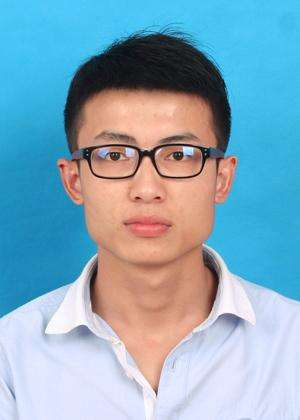
#> input picture face/img/123.jpeg, 300 x 420 px
$ python gaotongluboqi.py
#> lines starting #> are read from the running program, lines starting #| are printed output that depends on the picture
import cv2
import numpy as np

from scipy import ndimage

k_3x3 = np.array([
    [-1 , -1 , -1 ],
    [-1 , 8 , -1 ],
    [-1 , -1 , -1 ],
])
k_5x5= np.array([
    [-1, -1, -1, -1, -1],
    [-1, 1, 2, 1, -1],
    [-1, 2, 4, 2, -1],
    [-1, 1, 2, 1, -1],
    [-1, -1, -1, -1, -1],
])

img = cv2.imread('img/123.jpeg', 0)
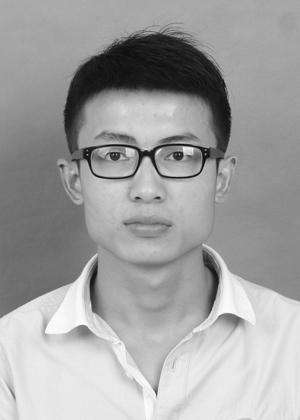
#> img: shape (420, 300); min 0, max 255, mean 161.5
k3 = ndimage.convolve(img, k_3x3)
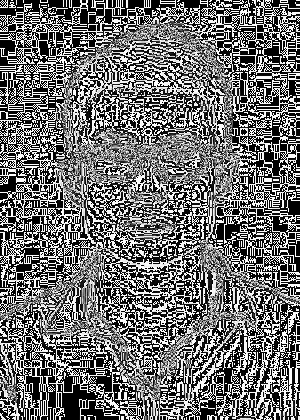
#> k3: shape (420, 300); min 0, max 255, mean 112.4
k5 = ndimage.convolve(img, k_5x5)
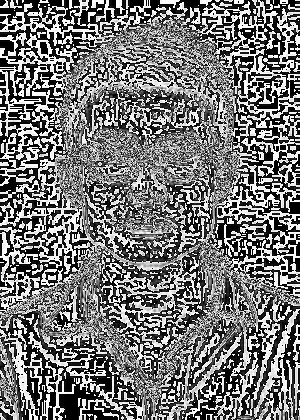
#> k5: shape (420, 300); min 0, max 255, mean 118.5
blurred = cv2.GaussianBlur(img, (11, 11), 0)
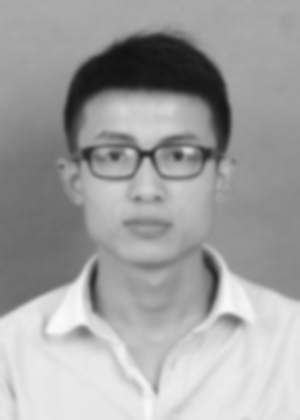
#> blurred: shape (420, 300); min 17, max 250, mean 161.5

g_hpf = img -  blurred
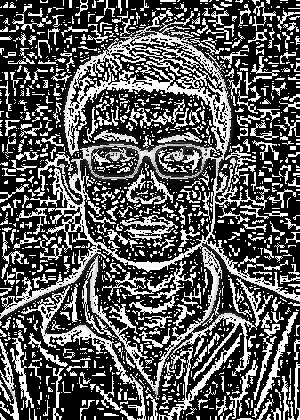
#> g_hpf: shape (420, 300); min 0, max 255, mean 89.3

cv2.imshow("3x3", k3)
cv2.imshow("5x5", k5)
cv2.imshow("g_hpf", g_hpf)
cv2.waitKey()
cv2.destroyAllWindows()

$ run again, with face/img/147.jpeg copied over face/img/123.jpeg
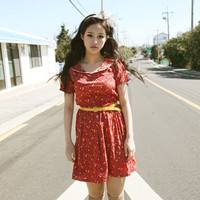
#> input picture face/img/147.jpeg, 200 x 200 px
#> `k5 = ndimage.convolve(img, k_5x5)`:
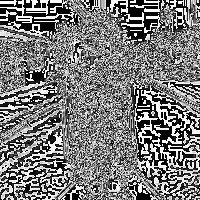
#> k5: shape (200, 200); min 0, max 255, mean 122.6
#> `g_hpf = img -  blurred`:
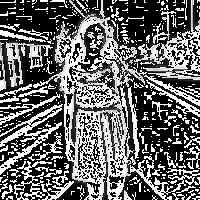
#> g_hpf: shape (200, 200); min 0, max 255, mean 103.1
